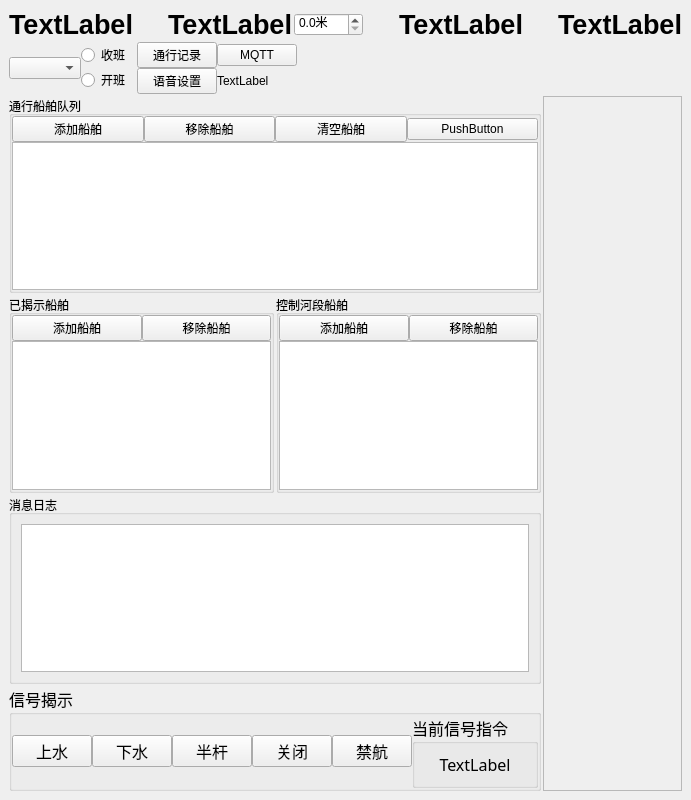
<?xml version="1.0" encoding="UTF-8"?>
<ui version="4.0">
 <class>MainWindow</class>
 <widget class="QMainWindow" name="MainWindow">
  <property name="geometry">
   <rect>
    <x>0</x>
    <y>0</y>
    <width>691</width>
    <height>800</height>
   </rect>
  </property>
  <property name="windowTitle">
   <string>MainWindow</string>
  </property>
  <widget class="QWidget" name="centralwidget">
   <layout class="QVBoxLayout" name="verticalLayout_4">
    <item>
     <layout class="QVBoxLayout" name="verticalLayout_3">
      <property name="spacing">
       <number>2</number>
      </property>
      <item>
       <layout class="QHBoxLayout" name="horizontalLayout_lable">
        <property name="spacing">
         <number>2</number>
        </property>
        <item>
         <widget class="QLabel" name="label_time">
          <property name="font">
           <font>
            <pointsize>20</pointsize>
            <weight>75</weight>
            <bold>true</bold>
           </font>
          </property>
          <property name="text">
           <string>TextLabel</string>
          </property>
         </widget>
        </item>
        <item>
         <spacer name="horizontalSpacer">
          <property name="orientation">
           <enum>Qt::Horizontal</enum>
          </property>
          <property name="sizeHint" stdset="0">
           <size>
            <width>40</width>
            <height>20</height>
           </size>
          </property>
         </spacer>
        </item>
        <item>
         <widget class="QLabel" name="label_weather">
          <property name="font">
           <font>
            <pointsize>20</pointsize>
            <weight>75</weight>
            <bold>true</bold>
           </font>
          </property>
          <property name="text">
           <string>TextLabel</string>
          </property>
          <property name="textFormat">
           <enum>Qt::AutoText</enum>
          </property>
          <property name="wordWrap">
           <bool>false</bool>
          </property>
         </widget>
        </item>
        <item>
         <widget class="QDoubleSpinBox" name="water_spin">
          <property name="suffix">
           <string>米</string>
          </property>
          <property name="decimals">
           <number>1</number>
          </property>
          <property name="singleStep">
           <double>0.100000000000000</double>
          </property>
         </widget>
        </item>
        <item>
         <spacer name="horizontalSpacer_2">
          <property name="orientation">
           <enum>Qt::Horizontal</enum>
          </property>
          <property name="sizeHint" stdset="0">
           <size>
            <width>40</width>
            <height>20</height>
           </size>
          </property>
         </spacer>
        </item>
        <item>
         <widget class="QLabel" name="label_workperson">
          <property name="font">
           <font>
            <pointsize>20</pointsize>
            <weight>75</weight>
            <bold>true</bold>
           </font>
          </property>
          <property name="text">
           <string>TextLabel</string>
          </property>
         </widget>
        </item>
        <item>
         <spacer name="horizontalSpacer_3">
          <property name="orientation">
           <enum>Qt::Horizontal</enum>
          </property>
          <property name="sizeHint" stdset="0">
           <size>
            <width>40</width>
            <height>20</height>
           </size>
          </property>
         </spacer>
        </item>
        <item>
         <widget class="QLabel" name="label_signal">
          <property name="font">
           <font>
            <pointsize>20</pointsize>
            <weight>75</weight>
            <bold>true</bold>
           </font>
          </property>
          <property name="text">
           <string>TextLabel</string>
          </property>
         </widget>
        </item>
       </layout>
      </item>
      <item>
       <layout class="QHBoxLayout" name="horizontalLayout_top" stretch="20,20,60">
        <property name="spacing">
         <number>0</number>
        </property>
        <item>
         <layout class="QHBoxLayout" name="horizontalLayout">
          <item>
           <widget class="QComboBox" name="comboBox">
            <property name="sizePolicy">
             <sizepolicy hsizetype="Fixed" vsizetype="Fixed">
              <horstretch>0</horstretch>
              <verstretch>0</verstretch>
             </sizepolicy>
            </property>
           </widget>
          </item>
          <item>
           <layout class="QVBoxLayout" name="verticalLayout">
            <item>
             <widget class="QRadioButton" name="radioButton_work">
              <property name="text">
               <string>收班</string>
              </property>
             </widget>
            </item>
            <item>
             <widget class="QRadioButton" name="radioButton_notwork">
              <property name="text">
               <string>开班</string>
              </property>
             </widget>
            </item>
           </layout>
          </item>
         </layout>
        </item>
        <item>
         <layout class="QVBoxLayout" name="verticalLayout_lable">
          <item>
           <layout class="QGridLayout" name="gridLayout">
            <item row="0" column="1">
             <widget class="QPushButton" name="mqtt_btn">
              <property name="text">
               <string>MQTT</string>
              </property>
             </widget>
            </item>
            <item row="0" column="0">
             <widget class="QPushButton" name="record_btn">
              <property name="text">
               <string>通行记录</string>
              </property>
             </widget>
            </item>
            <item row="1" column="1">
             <widget class="QLabel" name="label_5">
              <property name="text">
               <string>TextLabel</string>
              </property>
             </widget>
            </item>
            <item row="1" column="0">
             <widget class="QPushButton" name="voice_btn">
              <property name="text">
               <string>语音设置</string>
              </property>
             </widget>
            </item>
           </layout>
          </item>
         </layout>
        </item>
        <item>
         <widget class="QWidget" name="widget_led_container" native="true"/>
        </item>
       </layout>
      </item>
      <item>
       <layout class="QHBoxLayout" name="horizontalLayout_main" stretch="4,6">
        <item>
         <layout class="QVBoxLayout" name="VLayout_left">
          <item>
           <widget class="QGroupBox" name="groupBox_traffic">
            <property name="title">
             <string>通行船舶队列</string>
            </property>
            <layout class="QVBoxLayout" name="verticalLayout_5">
             <property name="spacing">
              <number>0</number>
             </property>
             <property name="leftMargin">
              <number>0</number>
             </property>
             <property name="topMargin">
              <number>0</number>
             </property>
             <property name="rightMargin">
              <number>0</number>
             </property>
             <property name="bottomMargin">
              <number>0</number>
             </property>
             <item>
              <layout class="QHBoxLayout" name="horizontalLayout_9">
               <property name="spacing">
                <number>0</number>
               </property>
               <property name="sizeConstraint">
                <enum>QLayout::SetMinimumSize</enum>
               </property>
               <item>
                <widget class="QPushButton" name="pushButton_addship">
                 <property name="text">
                  <string>添加船舶</string>
                 </property>
                </widget>
               </item>
               <item>
                <widget class="QPushButton" name="pushButton_2">
                 <property name="text">
                  <string>移除船舶</string>
                 </property>
                </widget>
               </item>
               <item>
                <widget class="QPushButton" name="pushButton">
                 <property name="text">
                  <string>清空船舶</string>
                 </property>
                </widget>
               </item>
               <item>
                <widget class="QPushButton" name="pushButton_3">
                 <property name="text">
                  <string>PushButton</string>
                 </property>
                </widget>
               </item>
              </layout>
             </item>
             <item>
              <widget class="QTableWidget" name="tableWidget_pending">
               <property name="sortingEnabled">
                <bool>false</bool>
               </property>
               <attribute name="horizontalHeaderMinimumSectionSize">
                <number>50</number>
               </attribute>
               <attribute name="horizontalHeaderDefaultSectionSize">
                <number>60</number>
               </attribute>
              </widget>
             </item>
            </layout>
           </widget>
          </item>
          <item>
           <layout class="QHBoxLayout" name="horizontalLayout_6">
            <item>
             <widget class="QGroupBox" name="groupBox_3">
              <property name="title">
               <string>已揭示船舶</string>
              </property>
              <layout class="QVBoxLayout" name="verticalLayout_6">
               <property name="spacing">
                <number>0</number>
               </property>
               <property name="leftMargin">
                <number>0</number>
               </property>
               <property name="topMargin">
                <number>0</number>
               </property>
               <property name="rightMargin">
                <number>0</number>
               </property>
               <property name="bottomMargin">
                <number>0</number>
               </property>
               <item>
                <layout class="QHBoxLayout" name="horizontalLayout_4">
                 <property name="spacing">
                  <number>0</number>
                 </property>
                 <item>
                  <widget class="QPushButton" name="pushButton_5">
                   <property name="text">
                    <string>添加船舶</string>
                   </property>
                  </widget>
                 </item>
                 <item>
                  <widget class="QPushButton" name="pushButton_4">
                   <property name="text">
                    <string>移除船舶</string>
                   </property>
                  </widget>
                 </item>
                </layout>
               </item>
               <item>
                <widget class="QTableWidget" name="tableWidget_command"/>
               </item>
              </layout>
             </widget>
            </item>
            <item>
             <widget class="QGroupBox" name="groupBox_4">
              <property name="title">
               <string>控制河段船舶</string>
              </property>
              <layout class="QVBoxLayout" name="verticalLayout_7">
               <property name="spacing">
                <number>0</number>
               </property>
               <property name="leftMargin">
                <number>0</number>
               </property>
               <property name="topMargin">
                <number>0</number>
               </property>
               <property name="rightMargin">
                <number>0</number>
               </property>
               <property name="bottomMargin">
                <number>0</number>
               </property>
               <item>
                <layout class="QHBoxLayout" name="horizontalLayout_5">
                 <property name="spacing">
                  <number>0</number>
                 </property>
                 <item>
                  <widget class="QPushButton" name="pushButton_7">
                   <property name="text">
                    <string>添加船舶</string>
                   </property>
                  </widget>
                 </item>
                 <item>
                  <widget class="QPushButton" name="pushButton_6">
                   <property name="text">
                    <string>移除船舶</string>
                   </property>
                  </widget>
                 </item>
                </layout>
               </item>
               <item>
                <widget class="QTableWidget" name="tableWidget_control"/>
               </item>
              </layout>
             </widget>
            </item>
           </layout>
          </item>
          <item>
           <widget class="QGroupBox" name="groupBox_2">
            <property name="title">
             <string>消息日志</string>
            </property>
            <layout class="QHBoxLayout" name="horizontalLayout_3">
             <item>
              <widget class="QPlainTextEdit" name="plainTextEdit"/>
             </item>
            </layout>
           </widget>
          </item>
          <item>
           <widget class="QGroupBox" name="groupBox_signalDeal">
            <property name="font">
             <font>
              <family>Agency FB</family>
              <pointsize>12</pointsize>
             </font>
            </property>
            <property name="title">
             <string>信号揭示</string>
            </property>
            <layout class="QHBoxLayout" name="horizontalLayout_2">
             <property name="spacing">
              <number>0</number>
             </property>
             <property name="leftMargin">
              <number>0</number>
             </property>
             <property name="topMargin">
              <number>0</number>
             </property>
             <property name="rightMargin">
              <number>0</number>
             </property>
             <property name="bottomMargin">
              <number>0</number>
             </property>
             <item>
              <layout class="QHBoxLayout" name="horizontalLayout_signalDeal">
               <item>
                <widget class="QPushButton" name="pushButton_signalUP">
                 <property name="text">
                  <string>上水</string>
                 </property>
                </widget>
               </item>
               <item>
                <spacer name="horizontalSpacer_4">
                 <property name="orientation">
                  <enum>Qt::Horizontal</enum>
                 </property>
                 <property name="sizeHint" stdset="0">
                  <size>
                   <width>40</width>
                   <height>20</height>
                  </size>
                 </property>
                </spacer>
               </item>
               <item>
                <widget class="QPushButton" name="pushButton_signalDown">
                 <property name="text">
                  <string>下水</string>
                 </property>
                </widget>
               </item>
               <item>
                <spacer name="horizontalSpacer_5">
                 <property name="orientation">
                  <enum>Qt::Horizontal</enum>
                 </property>
                 <property name="sizeHint" stdset="0">
                  <size>
                   <width>40</width>
                   <height>20</height>
                  </size>
                 </property>
                </spacer>
               </item>
               <item>
                <widget class="QPushButton" name="pushButton_signalHalf">
                 <property name="text">
                  <string>半杆</string>
                 </property>
                </widget>
               </item>
               <item>
                <spacer name="horizontalSpacer_6">
                 <property name="orientation">
                  <enum>Qt::Horizontal</enum>
                 </property>
                 <property name="sizeHint" stdset="0">
                  <size>
                   <width>40</width>
                   <height>20</height>
                  </size>
                 </property>
                </spacer>
               </item>
               <item>
                <widget class="QPushButton" name="pushButton_signalClose">
                 <property name="text">
                  <string>关闭</string>
                 </property>
                </widget>
               </item>
               <item>
                <spacer name="horizontalSpacer_7">
                 <property name="orientation">
                  <enum>Qt::Horizontal</enum>
                 </property>
                 <property name="sizeHint" stdset="0">
                  <size>
                   <width>40</width>
                   <height>20</height>
                  </size>
                 </property>
                </spacer>
               </item>
               <item>
                <widget class="QPushButton" name="pushButton_signalNo">
                 <property name="text">
                  <string>禁航</string>
                 </property>
                </widget>
               </item>
              </layout>
             </item>
             <item>
              <widget class="QGroupBox" name="groupBox">
               <property name="title">
                <string>当前信号指令</string>
               </property>
               <layout class="QVBoxLayout" name="verticalLayout_2">
                <item>
                 <widget class="QLabel" name="label_current_signal">
                  <property name="text">
                   <string>TextLabel</string>
                  </property>
                  <property name="scaledContents">
                   <bool>false</bool>
                  </property>
                  <property name="alignment">
                   <set>Qt::AlignCenter</set>
                  </property>
                 </widget>
                </item>
               </layout>
              </widget>
             </item>
            </layout>
           </widget>
          </item>
         </layout>
        </item>
        <item>
         <widget class="QFrame" name="frame_map">
          <property name="frameShape">
           <enum>QFrame::StyledPanel</enum>
          </property>
          <property name="frameShadow">
           <enum>QFrame::Raised</enum>
          </property>
          <layout class="QHBoxLayout" name="horizontalLayout_8"/>
         </widget>
        </item>
       </layout>
      </item>
     </layout>
    </item>
   </layout>
  </widget>
  <action name="action1_2">
   <property name="text">
    <string>1</string>
   </property>
  </action>
  <action name="action2_2">
   <property name="text">
    <string>2</string>
   </property>
  </action>
 </widget>
 <resources/>
 <connections/>
</ui>
